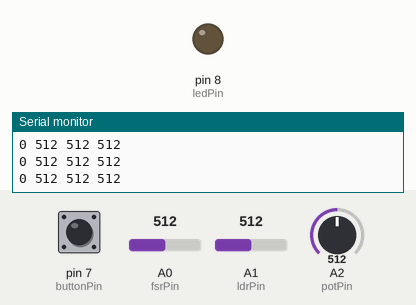
The sketch below on a simulated Arduino Uno, built with avr-gcc and run on an emulated ATmega328P. Parts: output pins drawn as LEDs (lit = HIGH), the last lines printed to the serial monitor. Inputs (shaded band) come from the test bench; at power-on: pin 7 (buttonPin) LOW, A0 (fsrPin) = 512, A1 (ldrPin) = 512, A2 (potPin) = 512.

Above: at 1.2 s.
1.3 s: pin 7 (buttonPin) pulled HIGH for 0.15 s
At 1.4 s:
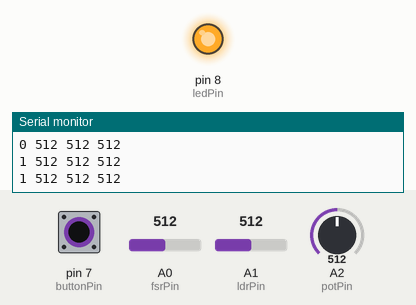
2.9 s: pin 7 (buttonPin) pulled HIGH for 3.2 s
At 7.4 s:
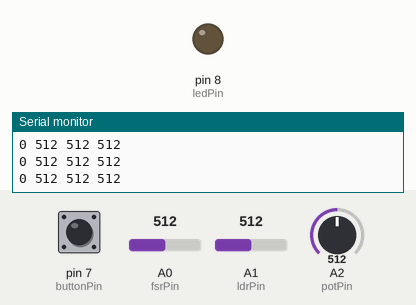
Timing chart, 0 to 8.9 s (numbered marks = the images above; inputs shaded):
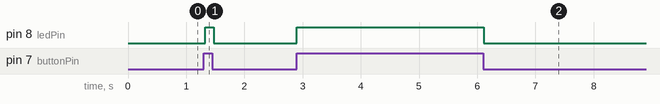

The sketch:

ArduinoNIME.ino
```cpp
const int ledPin = 8;
const int buttonPin = 7;

const int fsrPin = A0;
const int ldrPin = A1;
const int potPin = A2;

void setup() {
  Serial.begin(9600);

  pinMode(ledPin, OUTPUT);
  pinMode(buttonPin, INPUT);
  pinMode(fsrPin, INPUT);
  pinMode(ldrPin, INPUT);
  pinMode(potPin, INPUT);
}

void loop() {

  // Read all inputs
  int buttonValue = digitalRead(buttonPin);
  int fsrValue = analogRead(fsrPin);
  int ldrValue = analogRead(ldrPin);
  int potValue = analogRead(potPin);

  // Control the LED
  if (buttonValue == HIGH) {
    digitalWrite(ledPin, HIGH);
  }
  else {
    digitalWrite(ledPin, LOW);
  }

  // Send sensor data
  Serial.print(buttonValue);
  Serial.print(" ");
  Serial.print(fsrValue);
  Serial.print(" ");
  Serial.print(ldrValue);
  Serial.print(" ");
  Serial.println(potValue);

  delay(50);
}
```

Measured:
- after the input at 1.3 s, pin 8 (ledPin): LOW → HIGH at once, → LOW 0.15 s later
- after the input at 2.9 s, pin 8 (ledPin): LOW → HIGH at once, → LOW 3.2 s later
